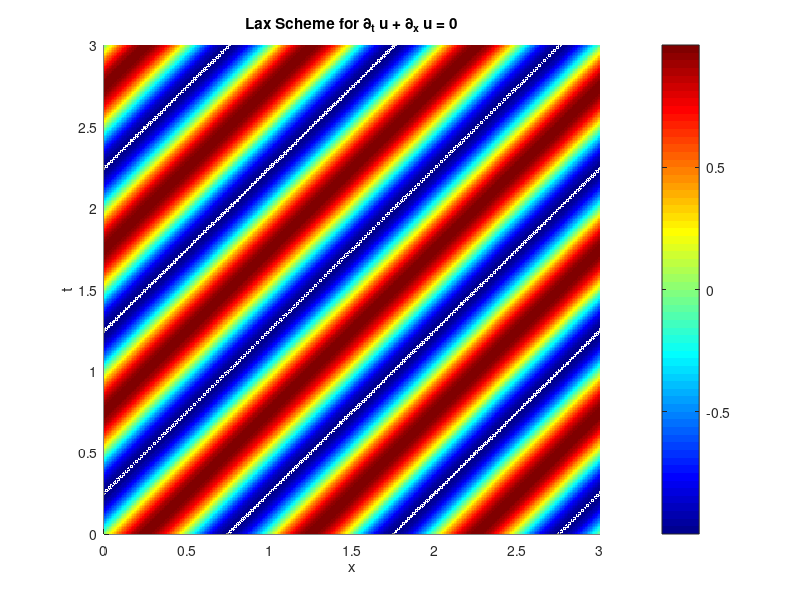

Source code (MATLAB): (Note: this script raises an error after producing the figure.)
% first order upwind scheme         %
% \partial_t u + \partial_x u = 0   %
% u(x,0) = sin(2 * pi *x)           %
% 0 <= x <= 3                       %
% symeetric boundary conditions     %
% u(0,t) = u(3,t)                   %
clear all; close all; clc;

% Parameters
L = 3; % Length of the domain
N = 300; % Number of grid points
x = linspace(0, L, N); % Grid points
u = sin(2 * pi * x); % Initial condition
dt = 0.01; % Time step
T = 3; % Total time
t = 0:dt:T; % Time vector
M = length(t); % Number of time steps
% Initialize the solution matrix
U = zeros(N, M); % Solution matrix
U(:, 1) = u; % Initial condition
% Lax scheme parameters
c = 1; % Courant number
dx = L / N; % Grid spacing
lambda = c * dt / dx; % Lax number
% Lax scheme loop
for m = 1:M-1
    for n = 2:N-1
        U(n, m+1) = U(n, m) - lambda * (U(n, m) - U(n-1, m));
    end
    % Apply periodic boundary conditions
    U(1, m+1) = U(1, m) - lambda * (U(1, m) - U(N-1, m));
    U(N, m+1) = U(1, m+1);
end
% Plot the results
figure;
surf(x, t, U','EdgeColor','none'); % Surface plot
xlabel('x'); % x-axis label
ylabel('t'); % y-axis label
zlabel('u'); % z-axis label
title('Lax Scheme for \partial_t u + \partial_x u = 0'); % Title
view(2); % View from above
axis tight; % Tight axis
grid on; % Grid on
colorbar; % Colorbar
% Set colormap
colormap(jet); % Colormap
% Set color limits
clim([-1 1]); % Color limits
% Set colorbar limits

